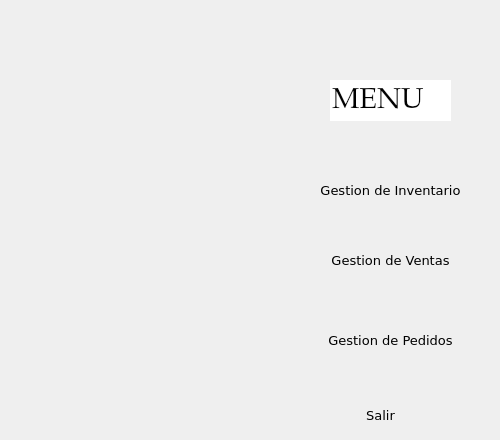
    <widget class="QWidget" name="Menu2">
     <widget class="QPushButton" name="GestionV_PB_2">
      <property name="geometry">
       <rect>
        <x>290</x>
        <y>240</y>
        <width>201</width>
        <height>41</height>
       </rect>
      </property>
      <property name="font">
       <font>
        <family>Verdana</family>
        <pointsize>10</pointsize>
       </font>
      </property>
      <property name="mouseTracking">
       <bool>true</bool>
      </property>
      <property name="tabletTracking">
       <bool>true</bool>
      </property>
      <property name="focusPolicy">
       <enum>Qt::ClickFocus</enum>
      </property>
      <property name="autoFillBackground">
       <bool>true</bool>
      </property>
      <property name="text">
       <string>Gestion de Ventas</string>
      </property>
      <property name="checkable">
       <bool>false</bool>
      </property>
      <property name="autoDefault">
       <bool>false</bool>
      </property>
      <property name="default">
       <bool>false</bool>
      </property>
      <property name="flat">
       <bool>true</bool>
      </property>
     </widget>
     <widget class="QLineEdit" name="Title_5">
      <property name="enabled">
       <bool>true</bool>
      </property>
      <property name="geometry">
       <rect>
        <x>330</x>
        <y>80</y>
        <width>121</width>
        <height>41</height>
       </rect>
      </property>
      <property name="palette">
       <palette>
        <active>
         <colorrole role="Light">
          <brush brushstyle="SolidPattern">
           <color alpha="255">
            <red>251</red>
            <green>255</green>
            <blue>228</blue>
           </color>
          </brush>
         </colorrole>
         <colorrole role="HighlightedText">
          <brush brushstyle="SolidPattern">
           <color alpha="255">
            <red>0</red>
            <green>85</green>
            <blue>0</blue>
           </color>
          </brush>
         </colorrole>
        </active>
        <inactive>
         <colorrole role="Light">
          <brush brushstyle="SolidPattern">
           <color alpha="255">
            <red>251</red>
            <green>255</green>
            <blue>228</blue>
           </color>
          </brush>
         </colorrole>
         <colorrole role="HighlightedText">
          <brush brushstyle="SolidPattern">
           <color alpha="255">
            <red>0</red>
            <green>85</green>
            <blue>0</blue>
           </color>
          </brush>
         </colorrole>
        </inactive>
        <disabled>
         <colorrole role="Light">
          <brush brushstyle="SolidPattern">
           <color alpha="255">
            <red>251</red>
            <green>255</green>
            <blue>228</blue>
           </color>
          </brush>
         </colorrole>
         <colorrole role="HighlightedText">
          <brush brushstyle="SolidPattern">
           <color alpha="255">
            <red>0</red>
            <green>85</green>
            <blue>0</blue>
           </color>
          </brush>
         </colorrole>
        </disabled>
       </palette>
      </property>
      <property name="font">
       <font>
        <family>Palatino Linotype</family>
        <pointsize>22</pointsize>
       </font>
      </property>
      <property name="cursor">
       <cursorShape>IBeamCursor</cursorShape>
      </property>
      <property name="mouseTracking">
       <bool>false</bool>
      </property>
      <property name="focusPolicy">
       <enum>Qt::TabFocus</enum>
      </property>
      <property name="acceptDrops">
       <bool>false</bool>
      </property>
      <property name="autoFillBackground">
       <bool>false</bool>
      </property>
      <property name="text">
       <string>MENU</string>
      </property>
      <property name="frame">
       <bool>false</bool>
      </property>
      <property name="dragEnabled">
       <bool>false</bool>
      </property>
      <property name="readOnly">
       <bool>true</bool>
      </property>
     </widget>
     <widget class="QPushButton" name="GestionP_PB_2">
      <property name="geometry">
       <rect>
        <x>290</x>
        <y>320</y>
        <width>201</width>
        <height>41</height>
       </rect>
      </property>
      <property name="font">
       <font>
        <family>Verdana</family>
        <pointsize>10</pointsize>
       </font>
      </property>
      <property name="mouseTracking">
       <bool>true</bool>
      </property>
      <property name="tabletTracking">
       <bool>true</bool>
      </property>
      <property name="focusPolicy">
       <enum>Qt::ClickFocus</enum>
      </property>
      <property name="autoFillBackground">
       <bool>true</bool>
      </property>
      <property name="text">
       <string>Gestion de Pedidos</string>
      </property>
      <property name="checkable">
       <bool>false</bool>
      </property>
      <property name="autoDefault">
       <bool>false</bool>
      </property>
      <property name="default">
       <bool>false</bool>
      </property>
      <property name="flat">
       <bool>true</bool>
      </property>
     </widget>
     <widget class="QPushButton" name="GestionI_PB_2">
      <property name="geometry">
       <rect>
        <x>290</x>
        <y>170</y>
        <width>201</width>
        <height>41</height>
       </rect>
      </property>
      <property name="font">
       <font>
        <family>Verdana</family>
        <pointsize>10</pointsize>
       </font>
      </property>
      <property name="mouseTracking">
       <bool>true</bool>
      </property>
      <property name="tabletTracking">
       <bool>true</bool>
      </property>
      <property name="focusPolicy">
       <enum>Qt::ClickFocus</enum>
      </property>
      <property name="autoFillBackground">
       <bool>true</bool>
      </property>
      <property name="text">
       <string>Gestion de Inventario</string>
      </property>
      <property name="checkable">
       <bool>false</bool>
      </property>
      <property name="autoDefault">
       <bool>false</bool>
      </property>
      <property name="default">
       <bool>false</bool>
      </property>
      <property name="flat">
       <bool>true</bool>
      </property>
     </widget>
     <widget class="QPushButton" name="PB_Salir_2">
      <property name="geometry">
       <rect>
        <x>340</x>
        <y>400</y>
        <width>81</width>
        <height>31</height>
       </rect>
      </property>
      <property name="font">
       <font>
        <family>Verdana</family>
        <pointsize>10</pointsize>
       </font>
      </property>
      <property name="mouseTracking">
       <bool>true</bool>
      </property>
      <property name="tabletTracking">
       <bool>true</bool>
      </property>
      <property name="focusPolicy">
       <enum>Qt::ClickFocus</enum>
      </property>
      <property name="autoFillBackground">
       <bool>true</bool>
      </property>
      <property name="text">
       <string>Salir</string>
      </property>
      <property name="checkable">
       <bool>false</bool>
      </property>
      <property name="autoDefault">
       <bool>false</bool>
      </property>
      <property name="default">
       <bool>false</bool>
      </property>
      <property name="flat">
       <bool>true</bool>
      </property>
     </widget>
    </widget>
